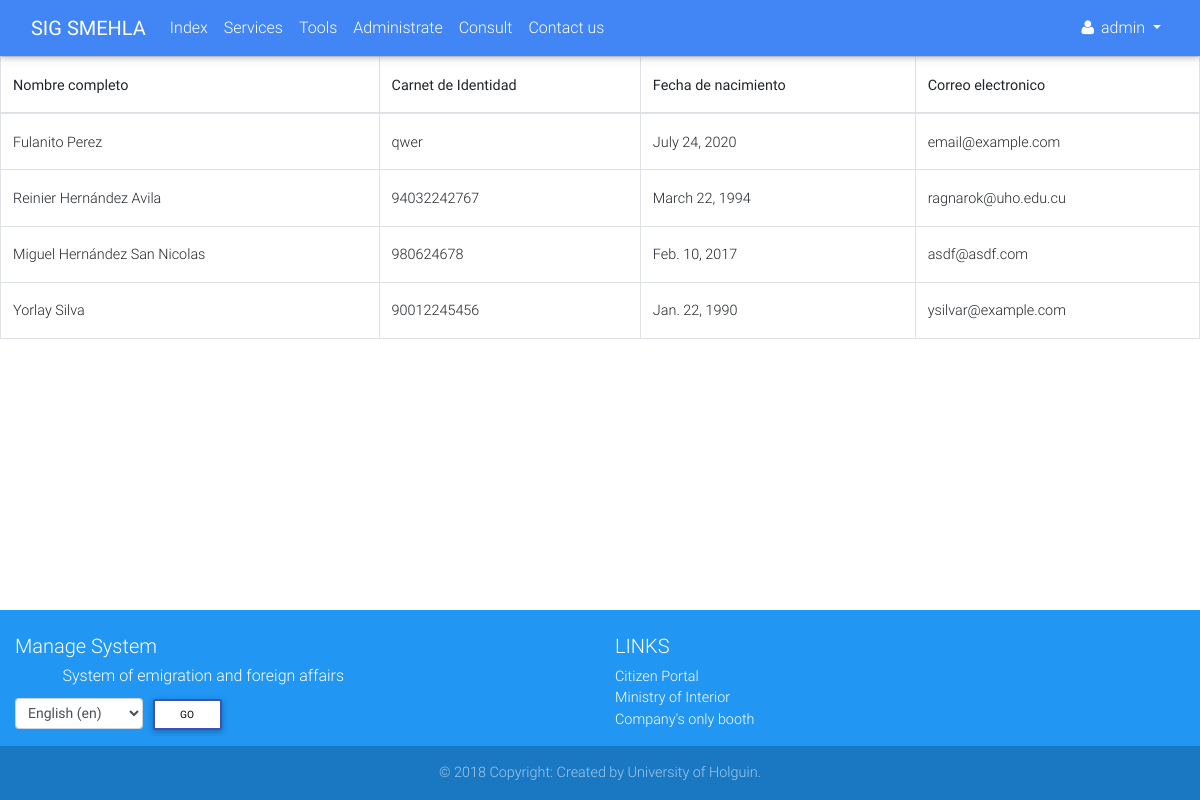
The app's page /client/list/visa/ (signed in), older data.
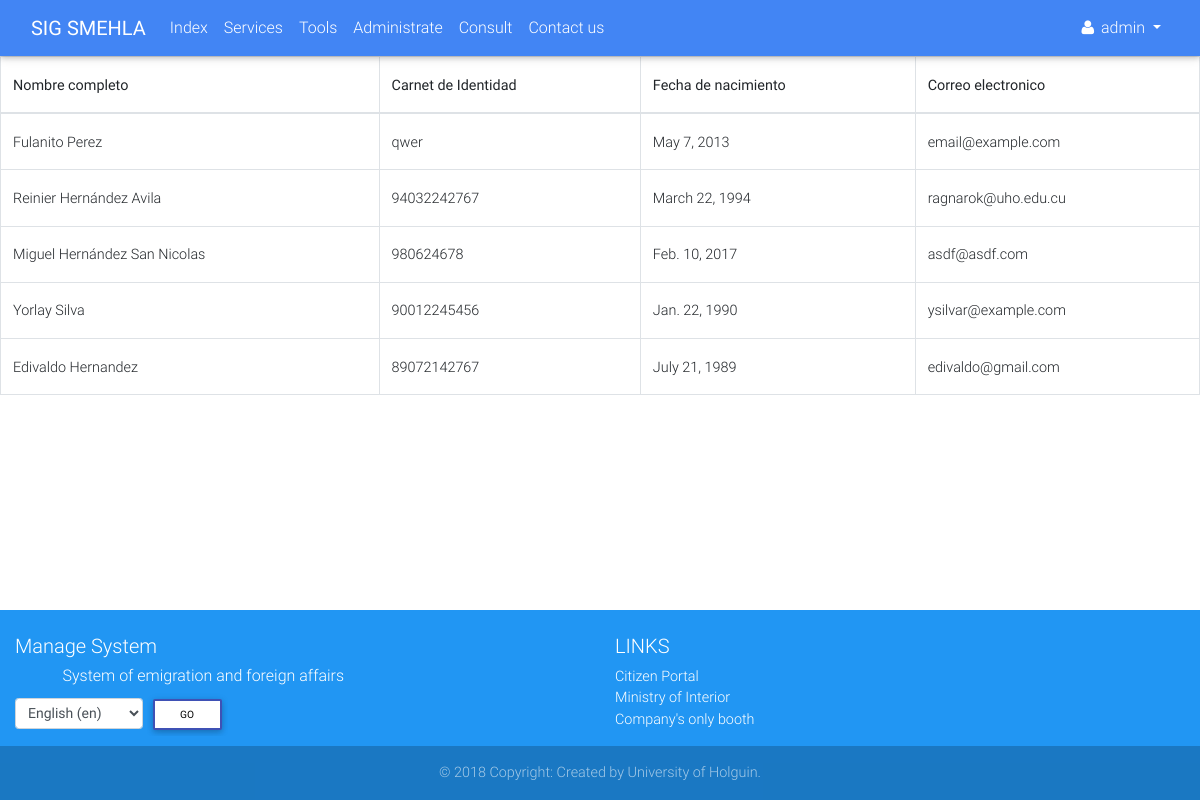
The same page, newer data.
### services/models.py (models this page shows, shortened)
class Client(models.Model):
    CIVIL_STATUS = (
        ('S', _('Single')),
        ('E', _('Engaged')),
        ('M', _('Married')),
        ('W', _('Widower')),
    )
    def upload_file(self, filename):
        ext = filename.split('.')[-1]
        return 'clients/{}.{}'.format(self.ci, ext)
    ci = models.CharField(_('Identity card'), max_length=13, unique=True)
    first_name = models.CharField(_('First name'), max_length=30)
    last_name = models.CharField(_('Last name'), max_length=150)
    born_date = models.DateField(_('Born date'), validators=[validators.validate_born_date])
    civil_status = models.CharField(_('Civil status'), choices=CIVIL_STATUS, max_length=1)
    naturalness = models.CharField(_("Naturalness"), max_length=30)
    nationality = models.CharField(_('Nationality'), max_length=30)
    father = models.CharField(_('Father name'), max_length=200)
    mother = models.CharField(_('Mother name'), max_length=200)
    address = models.TextField(_('Address'))
    email = models.EmailField(_('Email'))
    phone = models.PositiveIntegerField(_('Phone number'))
    data_attachment = models.FileField(_('Data attachment'), upload_to=upload_file, null=True, blank=True)
    def get_full_name(self):
        full_name = '%s %s' % (self.first_name, self.last_name)
        return full_name.strip()

### services/views.py (the view)
# urls.py: path('client/list/<type>/', views.ClientListView.as_view(), name='client_list'),
class ClientListView(mixins.LoginRequiredMixin, generic.ListView):
    model = models.Client
    def get_context_data(self, *, object_list=None, **kwargs):
        context = super(ClientListView, self).get_context_data(**kwargs)
        context['service_type'] = self.kwargs.get('type')
        return context

### accounts/models.py (called while the page is built)
    def __str__(self):
        if self.first_name and self.last_name:
            return self.get_full_name()
        else:
            return self.username

### services/templates/services/client_list.html (shortened to what this page needs)
{% extends 'navbar.html' %}
{% load i18n %}
{% block main %}
    <table class="table table-bordered table-hover" cellspacing="0" width="100%">
        <thead>
        <tr>
            <th class="th-sm">Nombre completo</th>
            <th class="th-sm">Carnet de Identidad</th>
            <th class="th-sm">Fecha de nacimiento</th>
            <th class="th-sm">Correo electronico</th>
        </tr>
        </thead>
        <tbody>
        {% for client in client_list %}
            <tr>
                <td><a href="{% url 'services:service_create' service_type client.pk %}">{{ client.get_full_name }}</a></td>
                <td>{{ client.ci }}</td>
                <td>{{ client.born_date }}</td>
                <td>{{ client.email }}</td>
            </tr>
        {% endfor %}
        </tbody>
    </table>
{% endblock %}

Row changes from the older to the newer data that the page shows:
changed Client "Fulanito Perez": born_date "July 24, 2020" → "May 7, 2013"
added Client: get_full_name "Edivaldo Hernandez", ci "89072142767", born_date "July 21, 1989", email "edivaldo@gmail.com"
